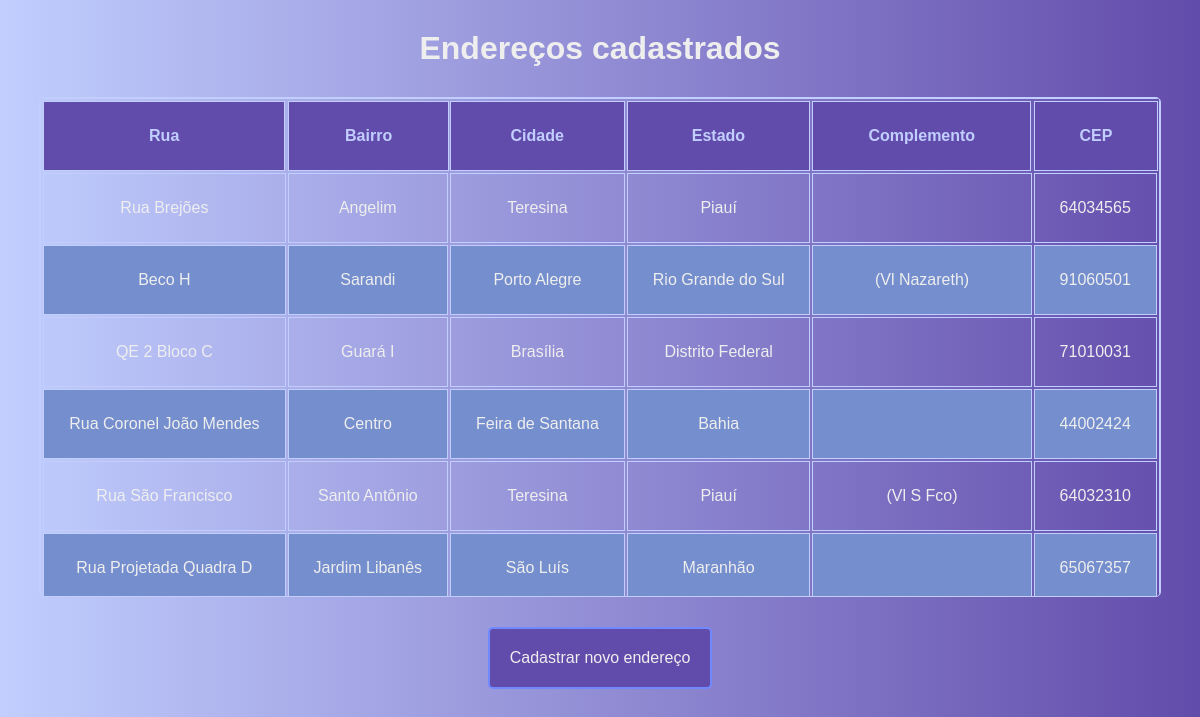
The page / on the database its author committed.
### core/models.py (models this page shows)
class Enderecos(models.Model):
    rua = models.CharField('Rua', max_length=100)
    bairro = models.CharField('Bairro', max_length=100)
    cidade = models.CharField('Cidade', max_length=100)
    estado = models.CharField('Estado', max_length=100)
    complemento = models.CharField('Complemento', max_length=100)
    cep = models.CharField('CEP', max_length=8)

### core/views.py (the view)
# urls.py: path('', index, name='home'),
def index(request):
    stored_addresses = Enderecos.objects.all()
    context = {'stored_addresses': stored_addresses}
    return render(request, 'index.html', context)

### core/templates/index.html (shortened to what this page needs)
{% load static %}
<!DOCTYPE html>
<html lang="pt-br">
<head>
    <link rel="stylesheet" href="{% static './css/header.css' %}">
    <link rel="stylesheet" href="{% static './css/reset.css' %}">
    <link rel="stylesheet" href="{% static './css/table.css' %}">
    <link rel="stylesheet" href="{% static './css/botao.css' %}">
</head>
<body>
    <header class="header">
        <h1 class="title">Endereços cadastrados</h1>
    </header>
    <main>
        <div class="table-container">
            <table class="table">
                <thead>
                    <tr>
                        <th>Rua</th>
                        <th>Bairro</th>
                        <th>Cidade</th>
                        <th>Estado</th>
                        <th>Complemento</th>
                        <th>CEP</th>
                    </tr>
                </thead>
                <tbody>
                    {% for endereco in stored_addresses %}
                    <tr>
                        <td>{{ endereco.rua }}</td>
                        <td>{{ endereco.bairro }}</td>
                        <td>{{ endereco.cidade }}</td>
                        <td>{{ endereco.estado }}</td>
                        <td>{{ endereco.complemento }}</td>
                        <td>{{ endereco.cep }}</td>
                    </tr>
                    {% endfor %}
                </tbody>
            </table>
        </div>
        <form action="{% url 'cadastro' %}" method="get">
            <button class="botao" type="submit">Cadastrar novo endereço</button>
        </form>
    </main>
</body>
</html>

### core/static/css/header.css (style rules this page uses)
.header { text-align: center; font-size: 1rem; font-family: Helvetica; margin-top: 2.5%; text-rendering: optimizeLegibility; }
.title { color: #eeeeee; }

### core/static/css/table.css (style rules this page uses)
.table-container { height: 500px; overflow: auto; overflow-x: hidden; width: fit-content; margin-left: auto; margin-right: auto; margin-top: 2.5%; border: #C1CEFE solid 1px; border-radius: 5px; }
.table { animation: transitionIn 1s; border-collapse: separate; text-align: center; box-shadow: 0 0 20px rgba(0, 0, 0, 0.15); font-size: 1rem; font-family: Helvetica; position: relative; border: #C1CEFE solid 1px; }
.table tbody tr { color: #eeeeee; }
.table th { position: sticky; top: 3px; background-color: #624CAB; color: #C1CEFE; border: #C1CEFE solid 1px; }
.table td { border: #C1CEFE solid 1px; }
.table th, .table td { padding: 25px; }
.table tbody tr:nth-last-of-type(even) { background-color: #758ECD; }

### core/static/css/botao.css (style rules this page uses)
.botao { display: block; margin-top: 2.5%; margin-left: auto; margin-right: auto; margin-bottom: 2.5%; min-width: fit-content; width: 15%; padding: 20px; border: #7189FF 2px solid; background-color: #624CAB; color: #eeeeee; border-radius: 5px; transition: 0.4s; font-size: 1rem; }

### rows shown on the page
Enderecos: rua "Rua Brejões", bairro "Angelim", cidade "Teresina", estado "Piauí", cep "64034565"
Enderecos: rua "Beco H", bairro "Sarandi", cidade "Porto Alegre", estado "Rio Grande do Sul", complemento "(Vl Nazareth)", cep "91060501"
Enderecos: rua "QE 2 Bloco C", bairro "Guará I", cidade "Brasília", estado "Distrito Federal", cep "71010031"
Enderecos: rua "Rua Coronel João Mendes", bairro "Centro", cidade "Feira de Santana", estado "Bahia", cep "44002424"
Enderecos: rua "Rua São Francisco", bairro "Santo Antônio", cidade "Teresina", estado "Piauí", complemento "(Vl S Fco)", cep "64032310"
Enderecos: rua "Rua Projetada Quadra D", bairro "Jardim Libanês", cidade "São Luís", estado "Maranhão", cep "65067357"
